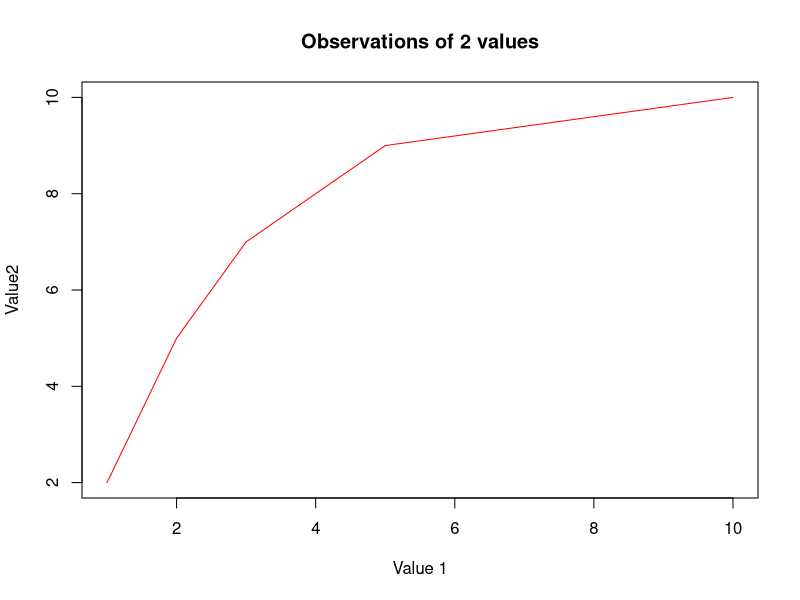
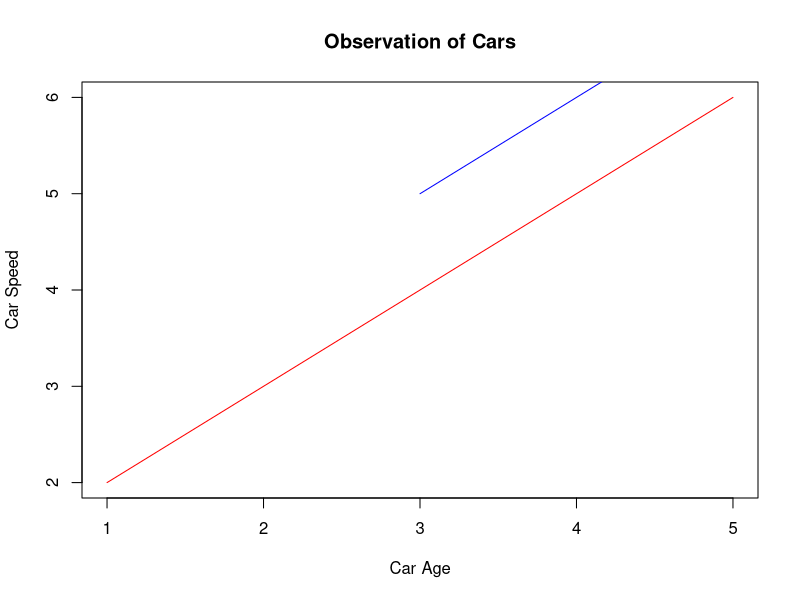

Reproduce these figures in R, in order.
#Scatter is used to display the relationship between two numerical variables
x<-c(1,2,3,4,5,10)
y<-c(2,5,7,8,9,10)
plot(x,y,main="Observations of 2 values",xlab="Value 1",ylab="Value2",type="l",col="Red")

#Compare the plot using another plot using points function.
x1<-c(1,2,3,4,5)
y1<-c(2,3,4,5,6)

x2<-c(3,4,5,6,7)
y2<-c(5,6,7,8,9)
plot(x1,y1,main="Observation of Cars",xlab="Car Age",ylab="Car Speed",col="red",cex=2,type="l")
points(x2,y2,col="blue",cex=2,type="l")